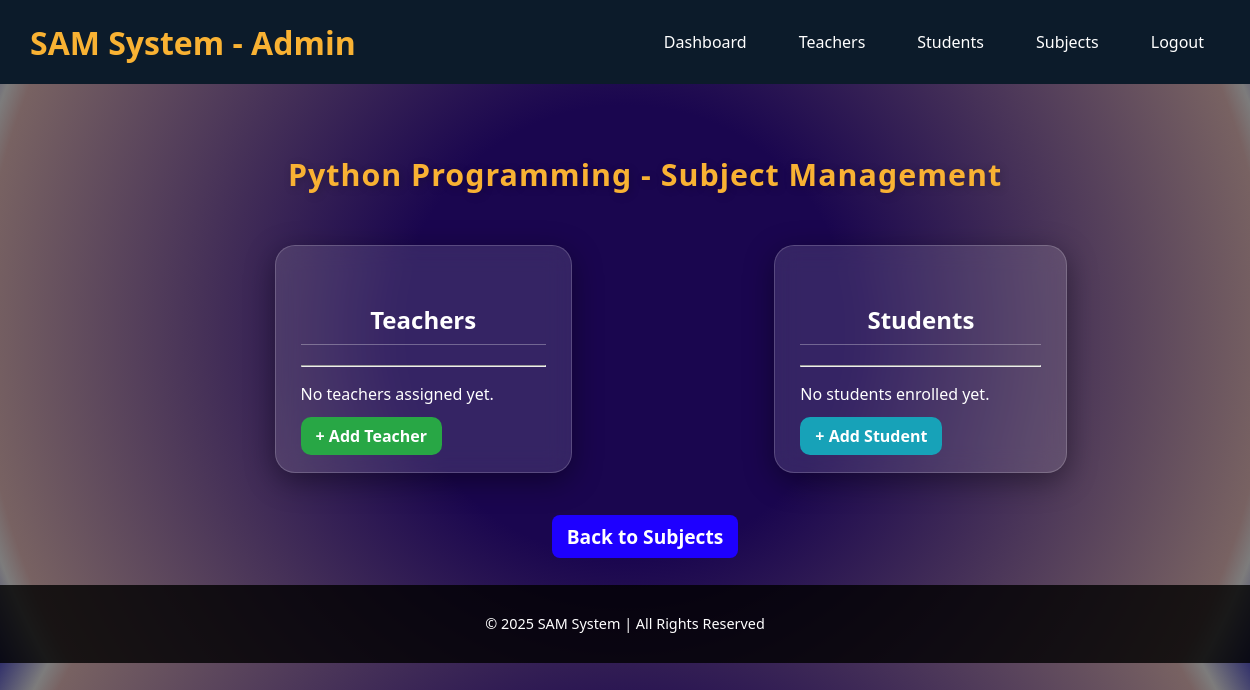
/admins/subjects/5/ (signed in), run on an earlier commit of the app's database.
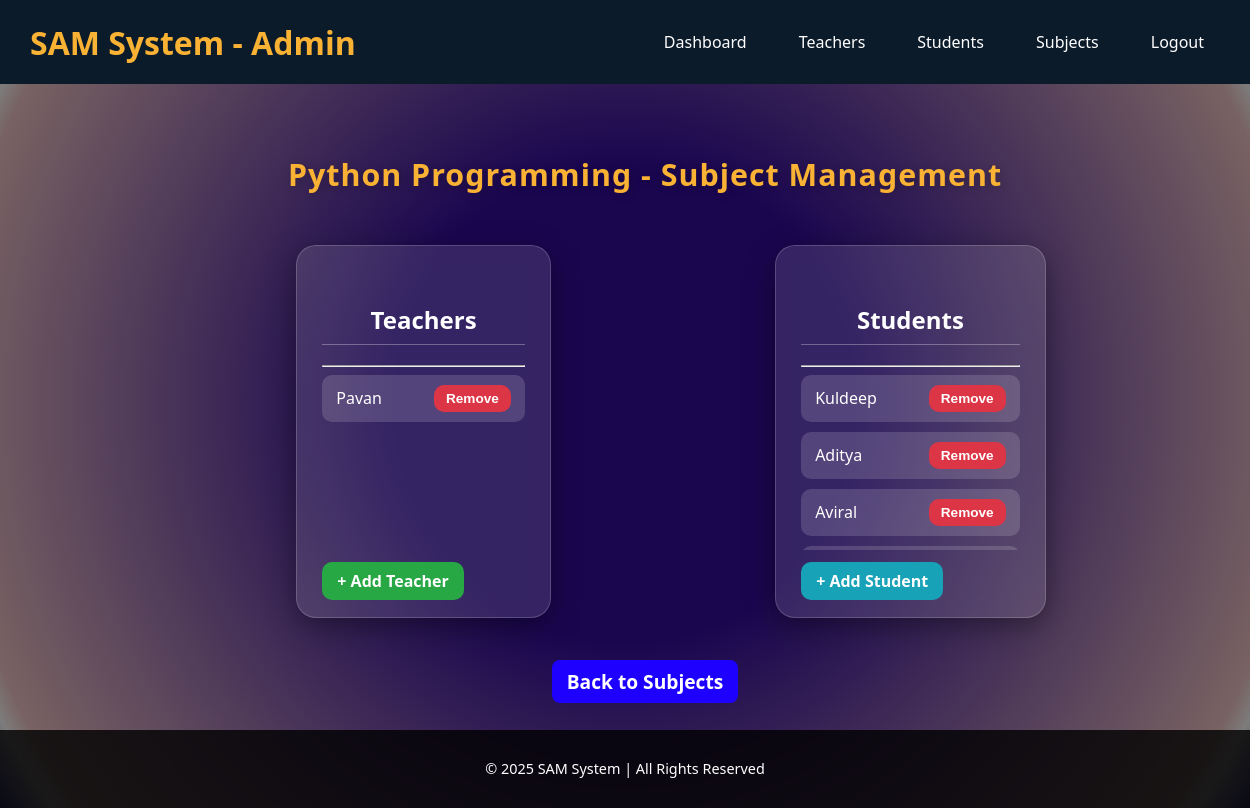
And on a later commit of the database.
### myapp/models.py (models this page shows, shortened)
class CustomUser(AbstractUser):
    ROLE_CHOICES = [
        ('admin', 'Admin'),
        ('teacher', 'Teacher'),
        ('student', 'Student'),
    ]
    role = models.CharField(max_length=10, choices=ROLE_CHOICES)
    is_approved = models.BooleanField(default=False)
    subject = models.ForeignKey('Subject', null=True, blank=True, on_delete=models.SET_NULL)
    full_name = models.CharField(max_length=100, blank=True, null=True)

### myapp/views.py (the view, shortened to what this page needs)
# urls.py: path('admins/subjects/<int:subject_id>/', views.admin_subject_detail, name='admin_subject_detail'),
@login_required
def admin_subject_detail(request, subject_id):
    subject = get_object_or_404(Subject, id=subject_id)
    teachers = subject.teachers.filter(role="teacher")
    students = subject.students.filter(role="student")
    available_teachers = CustomUser.objects.filter(role="teacher").exclude(id__in=teachers)
    available_students = CustomUser.objects.filter(role="student").exclude(id__in=students)
    return render(
        request,
        "admin/admin_subject_detail.html",
        {
            "subject": subject,
            "teachers": teachers,
            "students": students,
            "available_teachers": available_teachers,
            "available_students": available_students,
        },
    )

### myapp/templates/admin/admin_subject_detail.html (shortened to what this page needs)
{% load static %}
<!DOCTYPE html>
<html lang="en">
<head>
    <link rel="stylesheet" href="{% static 'css/home.css' %}">
    <link rel="stylesheet" href="{% static 'css/admin_dashboard.css' %}">
    <link rel="stylesheet" href="{% static 'css/admin_subject_details.css' %}">
</head>
<body>
    <nav class="navbar">
        <div class="nav-container">
            <a href="{% url 'admin_dashboard' %}" class="brand">SAM System - Admin</a>
            <ul class="nav-links">
                <li><a href="{% url 'admin_dashboard' %}">Dashboard</a></li>
                <li><a href="{% url 'admin_teachers' %}">Teachers</a></li>
                <li><a href="{% url 'admin_students' %}">Students</a></li>
                <li><a href="{% url 'admin_subjects' %}" class="active">Subjects</a></li>
                <li><a href="{% url 'logout' %}">Logout</a></li>
            </ul>
        </div>
    </nav>
    <div class="container">
        <h2 class="dashboard-title" style="color: #f9b233; ">{{ subject.name }} - Subject Management</h2>
        <div class="row">
            <div>
                <div class="card">
                    <h4 >Teachers</h4>
                    <hr>
                    {% if teachers %}
                        <ul class="list-unstyled">
                            {% for t in teachers %}
                                <li>
                                    {{ t.first_name }}
                                    <form method="POST" class="mb-0">
                                        <button type="submit" name="remove_teacher" class="btn btn-danger btn-sm">Remove</button>
                                    </form>
                                </li>
                            {% endfor %}
                        </ul>
                    {% else %}
                        <p class="text-center">No teachers assigned yet.</p>
                    {% endif %}
                    <div class="text-center mt-3">
                        <a href="{% url 'admin_add_teacher' %}?subject_id={{ subject.id }}" class="btn btn-success">+ Add Teacher</a>
                    </div>
                </div>
            </div>
            <div>
                <div class="card">
                    <h4>Students</h4>
                    <hr>
                    {% if students %}
                        <ul class="list-unstyled">
                            {% for s in students %}
                                <li class="d-flex justify-content-between align-items-center mb-1">
                                    {{ s.first_name }}
                                    <form method="POST">
                                        <button type="submit" name="remove_student" class="btn btn-danger btn-sm">Remove</button>
                                    </form>
                                </li>
                            {% endfor %}
                        </ul>
                    {% else %}
                        <p class="text-center">No students enrolled yet.</p>
                    {% endif %}
                    <div class="text-center mt-3">
                        <a href="{% url 'admin_add_student' %}?subject_id={{ subject.id }}" class="btn btn-info">+ Add Student</a>
                    </div>
                </div>
            </div>
        </div>
        <div style="margin-top: 50px;">
            <a href="{% url 'admin_subjects' %}" class="btn btn-secondary">Back to Subjects</a>
        </div>
    </div>
    <footer style="text-align: center; padding: 15px 0; margin-top: 35px; background: rgba(0, 0, 0, 0.8); color: #fff; position: relative; bottom: 0; width: 100%; font-size: 0.9rem;">
        <p>© 2025 SAM System | All Rights Reserved</p>
    </footer>
</body>
</html>

What changed in the data, as far as the page shows it:
added CustomUser: first_name "Pavan", shown under "Teachers"
added CustomUser: first_name "Kuldeep", shown under "Students"
now on this page (row edited): CustomUser: first_name "Aditya", shown under "Students"
added CustomUser: first_name "Aviral", shown under "Students"
Also different on the page:
text no longer shown: "No teachers assigned yet. No students enrolled yet."
